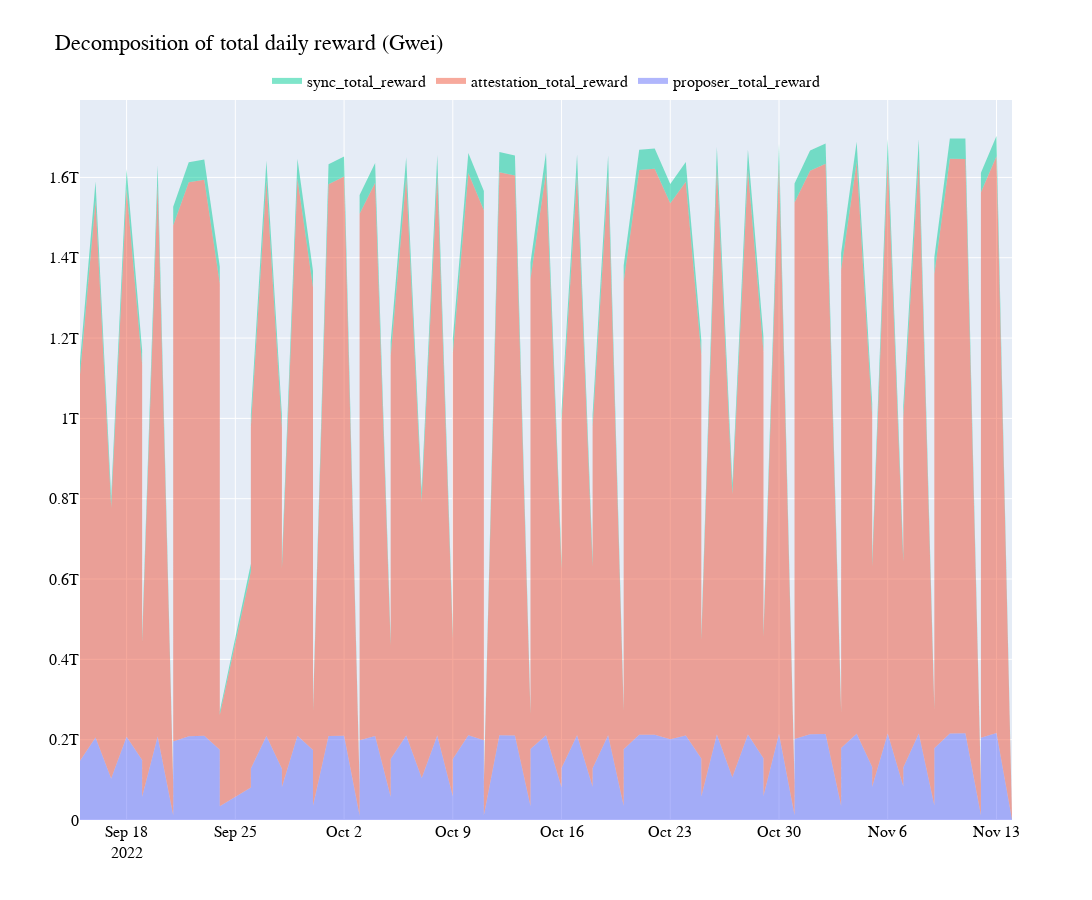

Here is the notebook cell this chart was saved with:
### Code cell
import pandas as pd
import plotly.graph_objects as go

df=data.copy()

# Get columns that end with '_reward'
reward_columns = [col for col in df.columns if col.endswith('_reward') and col != 'final_total_reward']

# Create a Plotly figure
fig = go.Figure()

# Add traces for each reward column
for col in reward_columns:
    fig.add_trace(go.Scatter(x=df['date'], y=df[col], mode='none', stackgroup='one', name=col))

# Update layout for the legend and other properties
fig.update_layout(
    font=dict(family="Courier New, monospace", size=16, color="black"),
    title_text=f"Decomposition of total daily reward (Gwei)",
    showlegend=True,
    legend=dict(
        y=1.05,            # Adjusts the y position
        x=0.5,            # Adjusts the x position
        xanchor='center', # Anchor the x position
        yanchor='top',    # Anchor the y position
        orientation='h'   # Horizontal orientation
    ),
    width=1600,  # width in pixels
    height=900 # height in pixels
)


# Show figure
fig.show()
